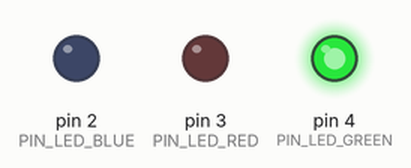
Recording of a sketch running on a simulated Arduino Uno, built with avr-gcc and run on an emulated ATmega328P. Parts: output pins drawn as LEDs (lit = HIGH). Random numbers use the default seed unless the sketch sets one.

Above: at 1.4 s.
At 16.58 s:
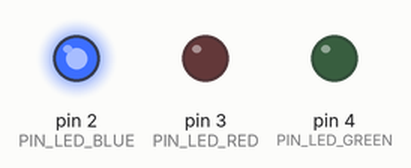
At 34.6 s:
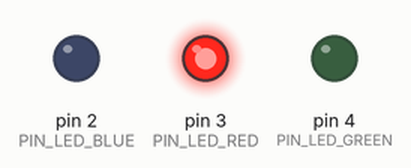
Timing chart, 0 to 40.0 s (numbered marks = the images above):
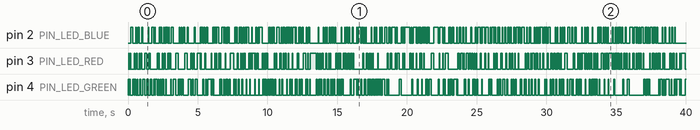

The sketch:

sketch_may18e.ino
```cpp
#define PIN_LED_BLUE (2)
#define PIN_LED_RED (3)
#define PIN_LED_GREEN (4)
#define PIN_BTN_LEFT (5)
#define PIN_BTN_RIGHT (6)
#define SERIAL_RATE (9600)
#define SERIAL_DELAY (50)
#define PORT_RAND (A1)

///////
//초기화
//////
void init3Led()
{
  pinMode(PIN_LED_BLUE, OUTPUT);
  pinMode(PIN_LED_RED, OUTPUT);
  pinMode(PIN_LED_GREEN, OUTPUT);
  stop3Led();
}

void initRand()
{
  int nVolt = analogRead(PORT_RAND);
  randomSeed(nVolt); //난수 초기화
}

void initButton()
{
  pinMode(PIN_BTN_LEFT, INPUT_PULLUP);
  pinMode(PIN_BTN_RIGHT, INPUT_PULLUP);
}

void initGame()
{
  init3Led();
  initRand();
  initButton();
  Serial.begin(SERIAL_RATE);
}

/////////
// LED Method
////////

void startLed(int nPin)
{
  digitalWrite(nPin,HIGH);
}

void stopLed(int nPin)
{
  digitalWrite(nPin,LOW);
}

void stop3Led()
{
  digitalWrite(2, LOW);
  digitalWrite(3, LOW);
  digitalWrite(4, LOW);
}


int getRandLedPin()
{
  int nRand = random(3);
  return nRand + PIN_LED_BLUE;
}

///////
// 버튼
///////
void checkButton(int& nLeftInput, int& nRightInput)
{
  long nStartTime = millis();
  nLeftInput=nRightInput = HIGH;
  while (1)
  {
    int nLeftInput = digitalRead(PIN_BTN_LEFT);
    int nRightInput = digitalRead(PIN_BTN_RIGHT);
    if(nLeftInput == LOW || nRightInput==LOW) break;
  }
    long nStopTime = millis();
    return nStopTime - nStartTime;
}

void setup() {
  // put your setup code here, to run once:
   initGame();
}

void loop() {
  // put your main code here, to run repeatedly:
 int nRandLed = getRandLedPin();
 startLed(nRandLed);
 delay(SERIAL_DELAY);
 stop3Led();
}
```
